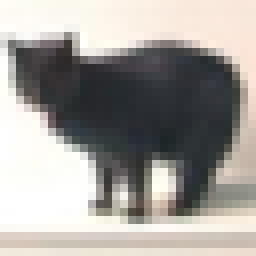
#> input picture Cat vs dog image sample/cat.png, 32 x 32 px, given as the content of the folder cat, which was not available (shown 8 times larger)
$ jupyter execute --allow-errors sewar.ipynb
#> lines starting #> are read from the running program, lines starting #| are printed output that depends on the picture; pictures that were not available may be replaced by others from this repository, and a replacement may not be noted
[cell 1]
from sewar.full_ref import mse, rmse, psnr, uqi, ssim, ergas, scc, rase, sam, msssim, vifp
import matplotlib.pyplot as plt
import cv2
import numpy as np
import random
import glob
import csv

[cell 2]
def shuffle(dset):
    dset = np.asarray(dset, dtype=np.int8)
    samples, height, width, channel = dset.shape
    sdset = np.copy(dset)
    sdset = np.reshape(sdset, (samples, height*width*channel))

    for im in range(samples):
        random.shuffle(sdset[im])

    sdset = np.reshape(sdset, (samples, height, width, channel))
    return sdset

[cell 3]
def diffr(dset, sample, filename):
    with open(filename+'.csv', 'w', newline='') as csvfile:
        fieldnames = ['MSE', 'RMSE', 'PSNR', 'SSIM', 'UQI', 'MSSSIM', 'ERGAS', 'SCC', 'RASE', 'SAM', 'VIF']
        writer = csv.DictWriter(csvfile, fieldnames=fieldnames)
        writer.writeheader()

        for i in range(1000):
            dic = {"MSE": mse(dset[i],sample),
               "RMSE": rmse(dset[i], sample),
               "PSNR": psnr(dset[i], sample),
               "SSIM": ssim(dset[i], sample),
               "UQI": uqi(dset[i], sample),
               "MSSSIM": msssim(dset[i], sample),
               "ERGAS": ergas(dset[i], sample),
               "SCC": scc(dset[i], sample),
               "RASE": rase(dset[i], sample),
               "SAM": sam(dset[i], sample),
               "VIF":  vifp(dset[i], sample)
              }

            writer.writerow(dic)

[cell 4]
"""
#cat variable
cats = np.zeros((1000, 32, 32, 3))
cats = np.int8(cats)

#dog variable
dogs = np.zeros((1000, 32, 32, 3))
dogs = np.int8(cats)

#load cats
i = 0
for cat in glob.glob("cat/*.png"):
    cats[i] = cv2.imread(cat)
    i = i + 1

#load dogs
    i = 0
for dog in glob.glob("dog/*.png"):
    dogs[i] = cv2.imread(dog)
    i = i + 1

"""

cats = []
i = 0
for cat in glob.glob("cat/*.png"):
    im = cv2.imread(cat)
#> im is the input picture: shape (32, 32, 3); mean B, G, R 155, 159.5, 163.1
    cats.append(im)
    i = i + 1

dogs = []
i = 0
for dog in glob.glob("dog/*.png"):
    im = cv2.imread(dog)
    dogs.append(im)
    i = i + 1

[cell 5]
#shuffle cat pixels
cats_shuffle = shuffle(cats)

#shuffle dog pixels
dogs_shuffle = shuffle(dogs)


#Load Samples
cat_sample = cv2.imread('cat.png')
dog_sample = cv2.imread('dog.png')
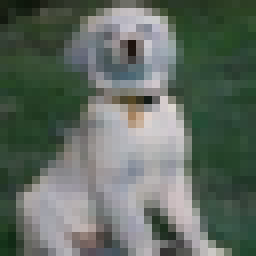
#> input picture Cat vs dog image sample/dog.png, 32 x 32 px, found by its file name (shown 8 times larger)
#> dog_sample is the input picture: shape (32, 32, 3); mean B, G, R 97.6, 106.9, 96.4
cat_sample_shuffle = cv2.imread('shuffle_cat.png')
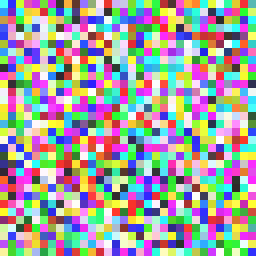
#> input picture Cat vs dog image sample/shuffle_cat.png, 32 x 32 px, found by its file name (shown 8 times larger)
#> cat_sample_shuffle is the input picture: shape (32, 32, 3); mean B, G, R 158.1, 159.8, 159.7
dog_sample_shuffle = cv2.imread('shuffle_dog.png')
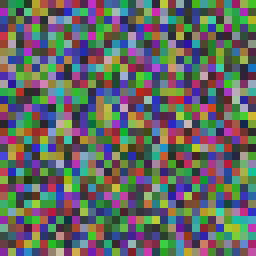
#> input picture Cat vs dog image sample/shuffle_dog.png, 32 x 32 px, found by its file name (shown 8 times larger)
#> dog_sample_shuffle is the input picture: shape (32, 32, 3); mean B, G, R 98.9, 102.7, 99.3
noise = cv2.imread('noise.png')
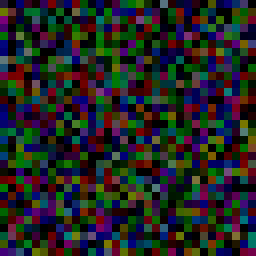
#> input picture Cat vs dog image sample/noise.png, 32 x 32 px, found by its file name (shown 8 times larger)
#> noise is the input picture: shape (32, 32, 3); mean B, G, R 36.5, 37.3, 35.3

#> (a cell that did not finish here is left out)

[cell 7]
type(dogs_shuffle)
type(cats_shuffle)

[cell 8]
########################################################
###  Col 1              |   Col 2                    ###
###  -------------------|----------------------------###
###  dogs               |   dog_sample               ###
###  dogs_shuffle       |   cat_sample               ###
###  cats               |   dog_sample_shuffle       ###
###  cats_shuffle       |   cat_sample_shuffle       ###
###                     |   noise                    ###
########################################################


diffr(dogs, dog_sample, 'dogVS1000dogs')
#> (the call stopped at in diffr, `dic = {"MSE": mse(dset[i],sample), "RMSE": rmse(dset[i], sample), "PSN..`: sewar is not available in this run)
diffr(dogs, cat_sample, 'catVS1000dogs')
#> (the call stopped at in diffr, `dic = {"MSE": mse(dset[i],sample), "RMSE": rmse(dset[i], sample), "PSN..`: sewar is not available in this run)
diffr(dogs, dog_sample_shuffle, 'SdogVS1000dogs')
#> (the call stopped at in diffr, `dic = {"MSE": mse(dset[i],sample), "RMSE": rmse(dset[i], sample), "PSN..`: sewar is not available in this run)
diffr(dogs, cat_sample_shuffle, 'ScatVS1000dogs')
#> (the call stopped at in diffr, `dic = {"MSE": mse(dset[i],sample), "RMSE": rmse(dset[i], sample), "PSN..`: sewar is not available in this run)
diffr(dogs, noise, 'noiseVS1000dogs')
#> (the call stopped at in diffr, `dic = {"MSE": mse(dset[i],sample), "RMSE": rmse(dset[i], sample), "PSN..`: sewar is not available in this run)

diffr(dogs_shuffle, dog_sample, 'dogVS1000Sdogs')
#> (the call stopped at in diffr, `dic = {"MSE": mse(dset[i],sample), "RMSE": rmse(dset[i], sample), "PSN..`: sewar is not available in this run)
diffr(dogs_shuffle, cat_sample, 'catVS1000Sdogs')
#> (the call stopped at in diffr, `dic = {"MSE": mse(dset[i],sample), "RMSE": rmse(dset[i], sample), "PSN..`: sewar is not available in this run)
